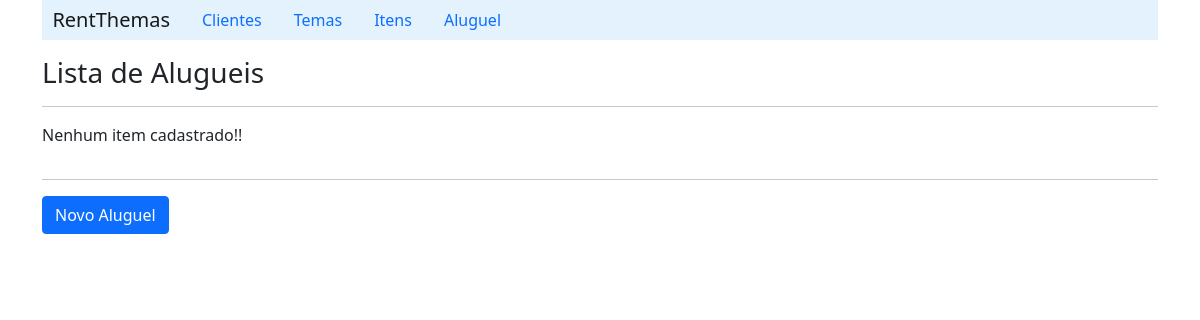
Before: /listRent/ with the older database file.
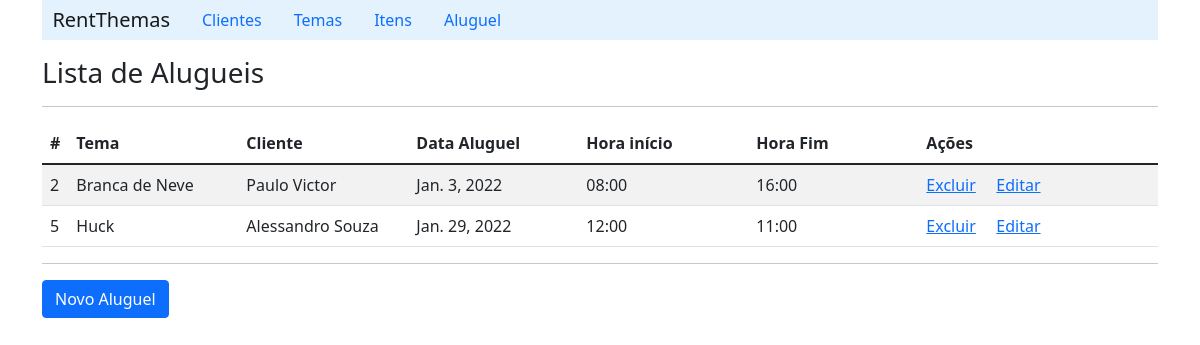
After: the same page with the newer database file.
### rent/models.py (models this page shows, shortened)
class Rent(models.Model):
    date = models.DateField(blank=False, null=False)
    start_hours = models.CharField(max_length=5, blank=False, null=False)
    end_hours = models.CharField(max_length=5, blank=False, null=False)
    client = models.ForeignKey('Client', on_delete=CASCADE, related_name='rents')
    theme = models.ForeignKey('Theme', on_delete=CASCADE, related_name='rents')
    address = models.OneToOneField('Address', on_delete=models.CASCADE, null=True)

class Theme(models.Model):
    name = models.CharField(max_length=20, blank=False)
    color = models.CharField(max_length=10)
    price = models.FloatField()
    itens =  models.ManyToManyField('Item', related_name='themes')

class Client(models.Model):
    name = models.CharField(max_length=60, blank=False)
    email = models.CharField(max_length=60, blank=True)

### rent/views.py (the view)
# urls.py: path('listRent/', RentViews.listRent),
    def listRent(request):
        rent_list = Rent.objects.all()
        context = {'rent_list': rent_list}
        return render(request, 'rent/listRent.html', context)

### rent/templates/rent/listRent.html (shortened to what this page needs)
{% extends "index.html" %}
    {% block content %}
        <h3>Lista de Alugueis</h3>
        <hr>
        <table class="table table-striped">
            {% if rent_list %}
                <thead>
                    <tr>
                        <th scope="col">#</th>
                        <th scope="col">Tema</th>
                        <th scope="col">Cliente</th>
                        <th scope="col">Data Aluguel</th>
                        <th scope="col">Hora início</th>
                        <th scope="col">Hora Fim</th>
                        <th scope="col">Ações</th>
                        <th scope="col"></th>
                    </tr>
                </thead>
                {% for rent in rent_list%}
                    <tr>
                        <td width='15'>{{rent.id}}</td>
                        <td width='170'>{{rent.theme.name}}</td>
                        <td width='170'>{{rent.client.name}}</td>
                        <td width='170'>{{rent.date}}</td>
                        <td width='170'>{{rent.start_hours}}</td>
                        <td width='170'>{{rent.end_hours}}</td>
                        <td width='70'><a href="/deleteRent/{{rent.id}}">Excluir</a></td>
                        <td><a href="/detailRent/{{rent.id}}">Editar</a></td>
                    </tr>
                {% endfor %}
            {% else %}
                <p>Nenhum item cadastrado!!</p>
            {%endif%}
        </table>
        <hr>
        <a class="btn btn-primary" href="/formRent">Novo Aluguel</a>
    {% endblock %}

Changed rows visible on the page:
added Rent: id "2", theme.name "Branca de Neve", client.name "Paulo Victor", date "Jan. 3, 2022", start_hours "08:00", end_hours "16:00"
added Rent: id "5", theme.name "Huck", client.name "Alessandro Souza", date "Jan. 29, 2022", start_hours "12:00", end_hours "11:00"
Other visible differences:
text no longer shown: "Nenhum item cadastrado!!"
text now shown: "# Tema Cliente Data Aluguel Hora início Hora Fim Ações"
